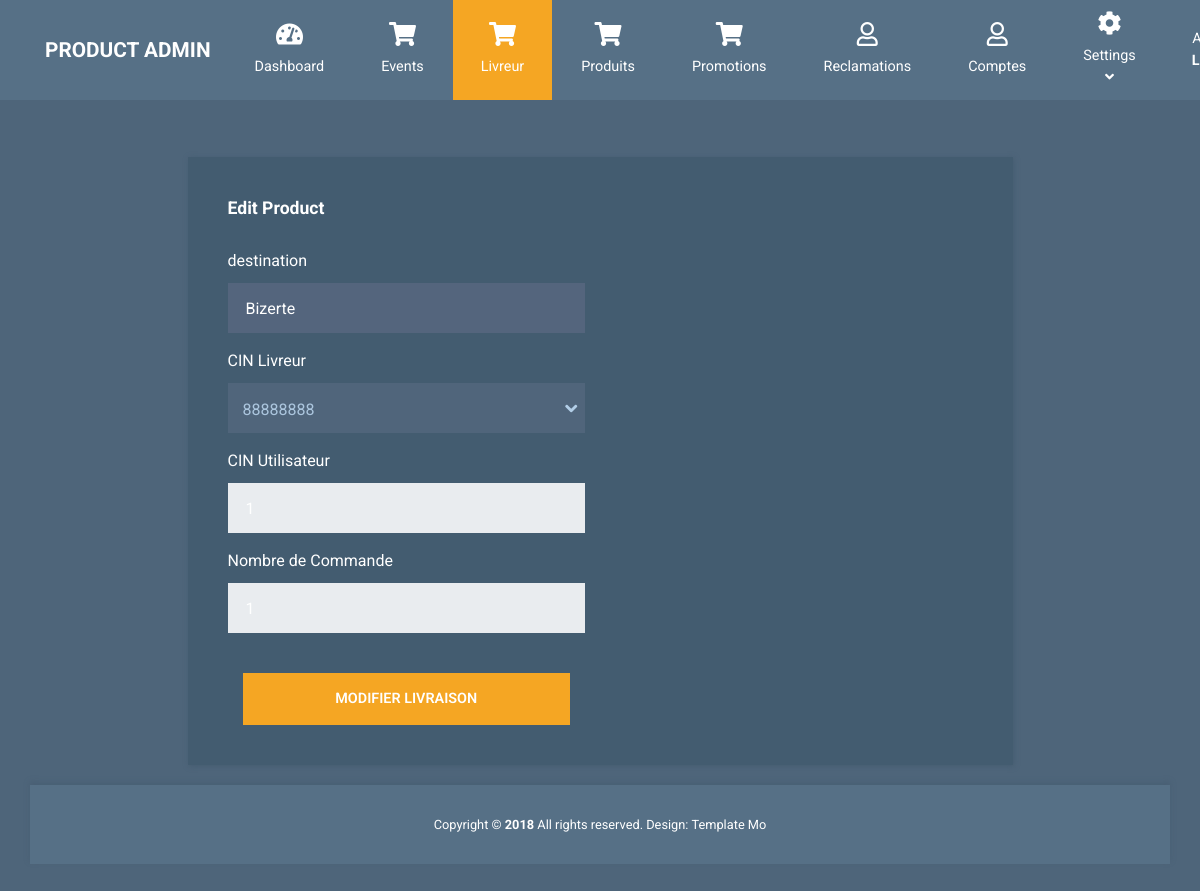
The page /integration/views/backmodifierlivraison.php?idLivraison=1 on the database its author committed.
### tables this page shows
CREATE TABLE IF NOT EXISTS `livraison` (
  `idLivraison` int(11) NOT NULL AUTO_INCREMENT,
  `destination` varchar(100) NOT NULL,
  `cinUtilisateur` int(8) NOT NULL,
  `cinLivreur` int(8) NOT NULL,
  `idCommande` int(11) NOT NULL,
  PRIMARY KEY (`idLivraison`),
  KEY `fk_cinclient_livraison` (`cinUtilisateur`),
  KEY `fk_idcommande_livraison` (`idCommande`),
  KEY `fk_cinlivreur_livraison` (`cinLivreur`)
);

### integration/core/livraisonC.php (called while the page is built, shortened)
<?PHP
class livraisonC {
	function recupererlivraison($idLivraison){
		$sql="SELECT * from livraison where idLivraison=$idLivraison";
		$db = config::getConnexion();
		try{
		$liste=$db->query($sql);
		return $liste;
		}
        catch (Exception $e){
            die('Erreur: '.$e->getMessage());
        }
	}
}
?>

### integration/views/backmodifierlivraison.php (the view, shortened to what this page needs)
<!DOCTYPE html>
<html lang="en">
  <head>
    <link rel="stylesheet" href="css/fontawesome.min.css" />
    <link rel="stylesheet" href="jquery-ui-datepicker/jquery-ui.min.css" type="text/css" />
    <link rel="stylesheet" href="css/bootstrap.min.css" />
    <link rel="stylesheet" href="css/templatemo-style.css">
  </head>
  <body>
    <nav class="navbar navbar-expand-xl">
      <div class="container h-100">
        <a class="navbar-brand" href="backindex.php">
          <h1 class="tm-site-title mb-0">Product Admin</h1>
        </a>
        <div class="collapse navbar-collapse" id="navbarSupportedContent">
          <ul class="navbar-nav mx-auto h-100">
            <li class="nav-item">
              <a class="nav-link" href="backindex.php">
                <i class="fas fa-tachometer-alt"></i> Dashboard
              </a>
            </li>
                          <li class="nav-item">
                            <a class="nav-link" href="backevents.php">
                                <i class="fas fa-shopping-cart"></i>
                                Events
                            </a>
                        </li>
                          <li class="nav-item active">
                            <a class="nav-link" href="backlivreur.php">
                                <i class="fas fa-shopping-cart"></i>
                                Livreur
                            </a>
                        </li>
    					<li class="nav-item">
                            <a class="nav-link" href="backproducts.php">
                                <i class="fas fa-shopping-cart"></i>
                                Produits
                            </a>
                        </li>
                        <li class="nav-item">
                            <a class="nav-link" href="backpromotions.php">
                                <i class="fas fa-shopping-cart"></i>
                                Promotions
                            </a>
                        </li>
                        <li class="nav-item">
                            <a class="nav-link" href="backreclamations.php">
                                <i class="far fa-user"></i>
                                Reclamations
                            </a>
                        </li>
                        <li class="nav-item">
                            <a class="nav-link" href="backafficherutilisateur.php">
                                <i class="far fa-user"></i>
                                Comptes
                            </a>
                        </li>
                        <li class="nav-item dropdown">
                            <a class="nav-link dropdown-toggle" href="#" id="navbarDropdown" role="button" data-toggle="dropdown"
                                aria-haspopup="true" aria-expanded="false">
                                <i class="fas fa-cog"></i>
                                <span>
                                    Settings <i class="fas fa-angle-down"></i>
                                </span>
                            </a>
                        </li>
                    </ul>
                    <ul class="navbar-nav">
                        <li class="nav-item">
                            <a class="nav-link d-block" href="logout.php">
                                Admin, <b>Logout</b>
                            </a>
                        </li>
                    </ul>
                </div>
            </div>
    </nav>
    <div class="container tm-mt-big tm-mb-big">
      <div class="row">
        <div class="col-xl-9 col-lg-10 col-md-12 col-sm-12 mx-auto">
          <div class="tm-bg-primary-dark tm-block tm-block-h-auto">
            <div class="row">
              <div class="col-12">
                <h2 class="tm-block-title d-inline-block">Edit Product</h2>
              </div>
            </div>
            <div class="row tm-edit-product-row">
              <div class="col-xl-6 col-lg-6 col-md-12">
              	<?PHP
include_once "../core/livraisonC.php";
if (isset($_GET['idLivraison'])){
	$livraisonC=new livraisonC();
    $result=$livraisonC->recupererlivraison($_GET['idLivraison']);
	foreach($result as $row){
		$destination=$row['destination'];
		$cinUtilisateur=$row['cinUtilisateur'];
    $cinLivreur=$row['cinLivreur'];
    $idCommande=$row['idCommande'];
?>
                   <form action="" class="tm-edit-product-form" method="POST">
                  <div class="form-group mb-3">
                    <label
                      for="name"
                      >destination
                    </label>
                    <input
                      id="destination"
                      name="destination"
                      type="text"
                      class="form-control validate"
                      required
                      value="<?PHP echo $destination ?>"
                    />
                  </div>
              	 <div class="form-group mb-3">
                    <label
                      for="CIN Livreur"
                      >CIN Livreur
                    </label>
                   <select name="cinLivreur" id="cinLivreur" class="custom-select tm-select-accounts">
                   <?php echo "<option>$cinLivreur</option>"; ?>
                    </select>
                       </div>
                <div class="form-group mb-3">
                    <label
                      for="name"
                      >CIN Utilisateur
                    </label>
                    <input
                      id="cinUtilisateur"
                      name="cinUtilisateur"
                      type="text"
                      class="form-control validate"
                      readonly
                      value="<?PHP echo $cinUtilisateur ?>"
                    />
                  </div>
               <div class="form-group mb-3">
                    <label
                      for="idCommande"
                      >Nombre de Commande
                    </label>
                    <input
                      id="idCommande"
                      name="idCommande"
                      type="text"
                      class="form-control validate"
                      readonly
                      value="<?PHP echo $idCommande ?>"
                    />
                  </div>
         <br>
              <div class="col-12">
                 <button type="submit" name="modifier" class="btn btn-primary btn-block text-uppercase">Modifier livraison</button>
              </div>
              <?PHP
  }
}
?>
            </form>
            </div>
          </div>
        </div>
      </div>
    </div>
    <footer class="tm-footer row tm-mt-small">
        <div class="col-12 font-weight-light">
          <p class="text-center text-white mb-0 px-4 small">
            Copyright &copy; <b>2018</b> All rights reserved.
            Design: <a rel="nofollow noopener" href="https://templatemo.com" class="tm-footer-link">Template Mo</a>
        </p>
        </div>
    </footer>
  </body>
</html>

### integration/views/css/templatemo-style.css (style rules this page uses)
html { font-size: 16px; overflow-x: hidden; }
body { font-family: Roboto, Helvetica, Arial, sans-serif; background-color: #4e657a; overflow-x: hidden; }
a { transition: all 0.3s ease; }
.navbar-brand { display: flex; align-items: center; }
.tm-site-title { display: inline-block; text-transform: uppercase; font-size: 1.3rem; font-weight: 700; color: #fff; }
.navbar { height: 100px; background-color: #567086; padding: 0; }
.navbar .container { position: relative; }
.tm-mt-big { margin-top: 57px; }
.tm-mb-big { margin-bottom: 60px; }
.tm-mt-small { margin-top: 20px; }
.tm-block { padding: 40px; -webkit-box-shadow: 1px 1px 5px 0 #455c71; -moz-box-shadow: 1px 1px 5px 0 #455c71; box-shadow: 1px 1px 5px 0 #455c71; min-height: 350px; height: 100%; max-height: 450px; }
.tm-block-h-auto { min-height: 1px; max-height: none; height: auto; }
.tm-block-title { font-size: 1.1rem; font-weight: 700; color: #fff; margin-bottom: 30px; }
.nav-link { color: #fff; height: 100%; display: flex; align-items: center; justify-content: center; flex-direction: column; font-size: 90%; }
.nav-link > i { margin-bottom: 10px; margin-right: 0; font-size: 1.5rem; }
.dropdown-item, .nav-link { padding: 15px 20px; }
.navbar-nav .active > .nav-link, .navbar-nav .nav-link.active { background-color: #f5a623; color: #fff; }
.nav-item { text-align: center; }
.nav-item:last-child { margin-right: 0; }
.dropdown-toggle::after { display: none; }
.form-control { background-color: #54657d; color: #fff; border: 0; }
.form-group label { color: #fff; margin-bottom: 10px; }
.form-control { padding: 19px 18px; border-radius: 0; height: 50px; }
.form-group { margin-bottom: 15px; }
.btn { border-radius: 0; padding: 13px 28px; transition: all 0.2s ease; max-width: 100%; }
.btn-primary { color: #fff; background-color: #f5a623; border: 2px solid #f5a623; font-size: 90%; font-weight: 600; }
.tm-bg-primary-dark { background-color: #435c70; }
.custom-select { width: 100%; border: none; color: #acc6de; height: 50px; -webkit-appearance: none; -moz-appearance: none; -ms-appearance: none; -o-appearance: none; appearance: none; -webkit-border-radius: 0; -moz-border-radius: 0; -ms-border-radius: 0; -o-border-radius: 0; border-radius: 0; padding: 15px; background: url(../img/arrow-down.png) 98% no-repeat #50657b; }
.tm-footer { background-color: #567086; padding-top: 30px; padding-bottom: 30px; -webkit-box-shadow: 0 -3px 5px 0 rgba(69, 92, 113, 0.59); -moz-box-shadow: 0 -3px 5px 0 rgba(69, 92, 113, 0.59); box-shadow: 0 -3px 5px 0 rgba(69, 92, 113, 0.59); }
.custom-select { height: 50px; border-radius: 0; }
.tm-footer-link { color: white; }
@media (min-width: 1200px) { .navbar-expand-xl .navbar-nav .nav-link { padding-left: 28px; padding-right: 28px; } }
@media (min-width: 1200px) { .navbar-collapse { height: 100%; } }
@media (max-width: 1275px) and (min-width: 1200px) { .nav-item { margin-right: 15px; } }
@media (max-width: 1350px) { .nav-item { margin-right: 1px; } }

### rows shown on the page
livraison: destination "Bizerte", cinLivreur "88888888", cinUtilisateur "1", idCommande "1"
